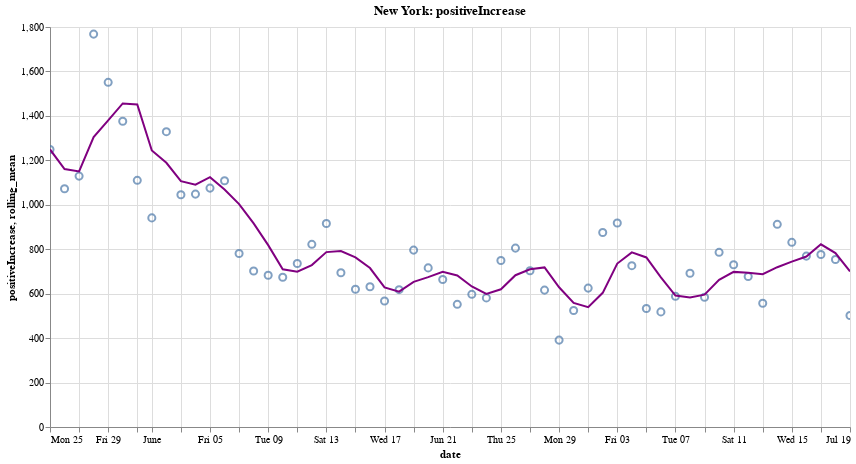

Source (notebook cell):
### Code cell
create_plot(ny, 'positiveIncrease')

### Figure 1 — Vega-Lite specification as saved in the notebook (floating-point values rounded to 4 significant figures)
{"config": {"view": {"continuousWidth": 400, "continuousHeight": 300}}, "layer": [{"mark": {"type": "point", "size": 50}, "encoding": {"tooltip": [{"type": "temporal", "field": "date"}, {"type": "quantitative", "field": "positiveIncrease"}], "x": {"type": "temporal", "field": "date"}, "y": {"type": "quantitative", "field": "positiveIncrease"}}, "height": 400, "selection": {"selector004": {"type": "interval", "bind": "scales", "encodings": ["x", "y"]}}, "title": "New York: positiveIncrease", "width": 800}, {"mark": {"type": "line", "color": "purple", "size": 2}, "encoding": {"x": {"type": "temporal", "field": "date"}, "y": {"type": "quantitative", "field": "rolling_mean"}}, "transform": [{"window": [{"op": "mean", "field": "positiveIncrease", "as": "rolling_mean"}], "frame": [0, 3]}]}], "data": {"name": "data-3603cff2c47dac149d7d56f31dc97857"}, "$schema": "https://vega.github.io/schema/vega-lite/v4.8.1.json", "datasets": {"data-3603cff2c47dac149d7d56f31dc97857": [{"date": "2020-07-19T00:00:00", "totalTestResultsIncrease": 46200.0, "positiveIncrease": 502.0, "death": 25050.0, "deathIncrease": 13.0, "positiveRate": 0.011, "state": "New York"}, {"date": "2020-07-18T00:00:00", "totalTestResultsIncrease": 69820.0, "positiveIncrease": 754.0, "death": 25040.0, "deathIncrease": 11.0, "positiveRate": 0.011, "state": "New York"}, {"date": "2020-07-17T00:00:00", "totalTestResultsIncrease": 78240.0, "positiveIncrease": 776.0, "death": 25020.0, "deathIncrease": 10.0, "positiveRate": 0.01, "state": "New York"}, {"date": "2020-07-16T00:00:00", "totalTestResultsIncrease": 72680.0, "positiveIncrease": 769.0, "death": 25010.0, "deathIncrease": 11.0, "positiveRate": 0.011, "state": "New York"}, {"date": "2020-07-15T00:00:00", "totalTestResultsIncrease": 63600.0, "positiveIncrease": 831.0, "death": 25000.0, "deathIncrease": 9.0, "positiveRate": 0.013, "state": "New York"}, {"date": "2020-07-14T00:00:00", "totalTestResultsIncrease": 60040.0, "positiveIncrease": 912.0, "death": 24990.0, "deathIncrease": 5.0, "positiveRate": 0.015, "state": "New York"}, {"date": "2020-07-13T00:00:00", "totalTestResultsIncrease": 51690.0, "positiveIncrease": 557.0, "death": 24990.0, "deathIncrease": 10.0, "positiveRate": 0.011, "state": "New York"}, {"date": "2020-07-12T00:00:00", "totalTestResultsIncrease": 62420.0, "positiveIncrease": 677.0, "death": 24980.0, "deathIncrease": 5.0, "positiveRate": 0.011, "state": "New York"}, {"date": "2020-07-11T00:00:00", "totalTestResultsIncrease": 69200.0, "positiveIncrease": 730.0, "death": 24970.0, "deathIncrease": 6.0, "positiveRate": 0.011, "state": "New York"}, {"date": "2020-07-10T00:00:00", "totalTestResultsIncrease": 73560.0, "positiveIncrease": 786.0, "death": 24970.0, "deathIncrease": 9.0, "positiveRate": 0.011, "state": "New York"}, {"date": "2020-07-09T00:00:00", "totalTestResultsIncrease": 65560.0, "positiveIncrease": 584.0, "death": 24960.0, "deathIncrease": 15.0, "positiveRate": 0.009, "state": "New York"}, {"date": "2020-07-08T00:00:00", "totalTestResultsIncrease": 57580.0, "positiveIncrease": 692.0, "death": 24940.0, "deathIncrease": 20.0, "positiveRate": 0.012, "state": "New York"}, {"date": "2020-07-07T00:00:00", "totalTestResultsIncrease": 56740.0, "positiveIncrease": 588.0, "death": 24920.0, "deathIncrease": 11.0, "positiveRate": 0.01, "state": "New York"}, {"date": "2020-07-06T00:00:00", "totalTestResultsIncrease": 54330.0, "positiveIncrease": 518.0, "death": 24910.0, "deathIncrease": 9.0, "positiveRate": 0.01, "state": "New York"}, {"date": "2020-07-05T00:00:00", "totalTestResultsIncrease": 63420.0, "positiveIncrease": 533.0, "death": 24900.0, "deathIncrease": 8.0, "positiveRate": 0.008, "state": "New York"}, {"date": "2020-07-04T00:00:00", "totalTestResultsIncrease": 62400.0, "positiveIncrease": 726.0, "death": 24900.0, "deathIncrease": 11.0, "positiveRate": 0.012, "state": "New York"}, {"date": "2020-07-03T00:00:00", "totalTestResultsIncrease": 66390.0, "positiveIncrease": 918.0, "death": 24880.0, "deathIncrease": 8.0, "positiveRate": 0.014, "state": "New York"}, {"date": "2020-07-02T00:00:00", "totalTestResultsIncrease": 69940.0, "positiveIncrease": 875.0, "death": 24880.0, "deathIncrease": 11.0, "positiveRate": 0.013, "state": "New York"}, {"date": "2020-07-01T00:00:00", "totalTestResultsIncrease": 56710.0, "positiveIncrease": 625.0, "death": 24870.0, "deathIncrease": 11.0, "positiveRate": 0.011, "state": "New York"}, {"date": "2020-06-30T00:00:00", "totalTestResultsIncrease": 52020.0, "positiveIncrease": 524.0, "death": 24860.0, "deathIncrease": 13.0, "positiveRate": 0.01, "state": "New York"}, {"date": "2020-06-29T00:00:00", "totalTestResultsIncrease": 46430.0, "positiveIncrease": 391.0, "death": 24840.0, "deathIncrease": 7.0, "positiveRate": 0.008, "state": "New York"}, {"date": "2020-06-28T00:00:00", "totalTestResultsIncrease": 61910.0, "positiveIncrease": 616.0, "death": 24840.0, "deathIncrease": 5.0, "positiveRate": 0.01, "state": "New York"}, {"date": "2020-06-27T00:00:00", "totalTestResultsIncrease": 73260.0, "positiveIncrease": 703.0, "death": 24830.0, "deathIncrease": 16.0, "positiveRate": 0.01, "state": "New York"}, {"date": "2020-06-26T00:00:00", "totalTestResultsIncrease": 61720.0, "positiveIncrease": 805.0, "death": 24810.0, "deathIncrease": 14.0, "positiveRate": 0.013, "state": "New York"}, {"date": "2020-06-25T00:00:00", "totalTestResultsIncrease": 67640.0, "positiveIncrease": 749.0, "death": 24800.0, "deathIncrease": 18.0, "positiveRate": 0.011, "state": "New York"}, {"date": "2020-06-24T00:00:00", "totalTestResultsIncrease": 51140.0, "positiveIncrease": 581.0, "death": 24780.0, "deathIncrease": 16.0, "positiveRate": 0.011, "state": "New York"}, {"date": "2020-06-23T00:00:00", "totalTestResultsIncrease": 48710.0, "positiveIncrease": 597.0, "death": 24770.0, "deathIncrease": 27.0, "positiveRate": 0.012, "state": "New York"}, {"date": "2020-06-22T00:00:00", "totalTestResultsIncrease": 56780.0, "positiveIncrease": 552.0, "death": 24740.0, "deathIncrease": 14.0, "positiveRate": 0.01, "state": "New York"}, {"date": "2020-06-21T00:00:00", "totalTestResultsIncrease": 67530.0, "positiveIncrease": 664.0, "death": 24720.0, "deathIncrease": 15.0, "positiveRate": 0.01, "state": "New York"}, {"date": "2020-06-20T00:00:00", "totalTestResultsIncrease": 68830.0, "positiveIncrease": 716.0, "death": 24710.0, "deathIncrease": 24.0, "positiveRate": 0.01, "state": "New York"}, {"date": "2020-06-19T00:00:00", "totalTestResultsIncrease": 79300.0, "positiveIncrease": 796.0, "death": 24690.0, "deathIncrease": 25.0, "positiveRate": 0.01, "state": "New York"}, {"date": "2020-06-18T00:00:00", "totalTestResultsIncrease": 68540.0, "positiveIncrease": 618.0, "death": 24660.0, "deathIncrease": 32.0, "positiveRate": 0.009, "state": "New York"}, {"date": "2020-06-17T00:00:00", "totalTestResultsIncrease": 59340.0, "positiveIncrease": 567.0, "death": 24630.0, "deathIncrease": 21.0, "positiveRate": 0.01, "state": "New York"}, {"date": "2020-06-16T00:00:00", "totalTestResultsIncrease": 60570.0, "positiveIncrease": 631.0, "death": 24610.0, "deathIncrease": 29.0, "positiveRate": 0.01, "state": "New York"}, {"date": "2020-06-15T00:00:00", "totalTestResultsIncrease": 56610.0, "positiveIncrease": 620.0, "death": 24580.0, "deathIncrease": 28.0, "positiveRate": 0.011, "state": "New York"}, {"date": "2020-06-14T00:00:00", "totalTestResultsIncrease": 62360.0, "positiveIncrease": 694.0, "death": 24550.0, "deathIncrease": 24.0, "positiveRate": 0.011, "state": "New York"}, {"date": "2020-06-13T00:00:00", "totalTestResultsIncrease": 70840.0, "positiveIncrease": 916.0, "death": 24530.0, "deathIncrease": 32.0, "positiveRate": 0.013, "state": "New York"}, {"date": "2020-06-12T00:00:00", "totalTestResultsIncrease": 72400.0, "positiveIncrease": 822.0, "death": 24500.0, "deathIncrease": 53.0, "positiveRate": 0.011, "state": "New York"}, {"date": "2020-06-11T00:00:00", "totalTestResultsIncrease": 60840.0, "positiveIncrease": 736.0, "death": 24440.0, "deathIncrease": 38.0, "positiveRate": 0.012, "state": "New York"}, {"date": "2020-06-10T00:00:00", "totalTestResultsIncrease": 62300.0, "positiveIncrease": 674.0, "death": 24400.0, "deathIncrease": 56.0, "positiveRate": 0.011, "state": "New York"}, {"date": "2020-06-09T00:00:00", "totalTestResultsIncrease": 49970.0, "positiveIncrease": 683.0, "death": 24350.0, "deathIncrease": 49.0, "positiveRate": 0.014, "state": "New York"}, {"date": "2020-06-08T00:00:00", "totalTestResultsIncrease": 58050.0, "positiveIncrease": 702.0, "death": 24300.0, "deathIncrease": 40.0, "positiveRate": 0.012, "state": "New York"}, {"date": "2020-06-07T00:00:00", "totalTestResultsIncrease": 60440.0, "positiveIncrease": 781.0, "death": 24260.0, "deathIncrease": 47.0, "positiveRate": 0.013, "state": "New York"}, {"date": "2020-06-06T00:00:00", "totalTestResultsIncrease": 77900.0, "positiveIncrease": 1108.0, "death": 24210.0, "deathIncrease": 37.0, "positiveRate": 0.014, "state": "New York"}, {"date": "2020-06-05T00:00:00", "totalTestResultsIncrease": 66480.0, "positiveIncrease": 1075.0, "death": 24180.0, "deathIncrease": 42.0, "positiveRate": 0.016, "state": "New York"}, {"date": "2020-06-04T00:00:00", "totalTestResultsIncrease": 63560.0, "positiveIncrease": 1048.0, "death": 24130.0, "deathIncrease": 54.0, "positiveRate": 0.016, "state": "New York"}, {"date": "2020-06-03T00:00:00", "totalTestResultsIncrease": 61640.0, "positiveIncrease": 1045.0, "death": 24080.0, "deathIncrease": 56.0, "positiveRate": 0.017, "state": "New York"}, {"date": "2020-06-02T00:00:00", "totalTestResultsIncrease": 54050.0, "positiveIncrease": 1329.0, "death": 24020.0, "deathIncrease": 64.0, "positiveRate": 0.025, "state": "New York"}, {"date": "2020-06-01T00:00:00", "totalTestResultsIncrease": 49950.0, "positiveIncrease": 941.0, "death": 23960.0, "deathIncrease": 54.0, "positiveRate": 0.019, "state": "New York"}, {"date": "2020-05-31T00:00:00", "totalTestResultsIncrease": 58440.0, "positiveIncrease": 1110.0, "death": 23900.0, "deathIncrease": 57.0, "positiveRate": 0.019, "state": "New York"}, {"date": "2020-05-30T00:00:00", "totalTestResultsIncrease": 61250.0, "positiveIncrease": 1376.0, "death": 23850.0, "deathIncrease": 68.0, "positiveRate": 0.022, "state": "New York"}, {"date": "2020-05-29T00:00:00", "totalTestResultsIncrease": 67340.0, "positiveIncrease": 1551.0, "death": 23780.0, "deathIncrease": 58.0, "positiveRate": 0.023, "state": "New York"}, {"date": "2020-05-28T00:00:00", "totalTestResultsIncrease": 65240.0, "positiveIncrease": 1768.0, "death": 23720.0, "deathIncrease": 79.0, "positiveRate": 0.027, "state": "New York"}, {"date": "2020-05-27T00:00:00", "totalTestResultsIncrease": 37420.0, "positiveIncrease": 1129.0, "death": 23640.0, "deathIncrease": 79.0, "positiveRate": 0.03, "state": "New York"}, {"date": "2020-05-26T00:00:00", "totalTestResultsIncrease": 34680.0, "positiveIncrease": 1072.0, "death": 23560.0, "deathIncrease": 76.0, "positiveRate": 0.031, "state": "New York"}, {"date": "2020-05-25T00:00:00", "totalTestResultsIncrease": 39620.0, "positiveIncrease": 1249.0, "death": 23490.0, "deathIncrease": 97.0, "positiveRate": 0.032, "state": "New York"}]}}
